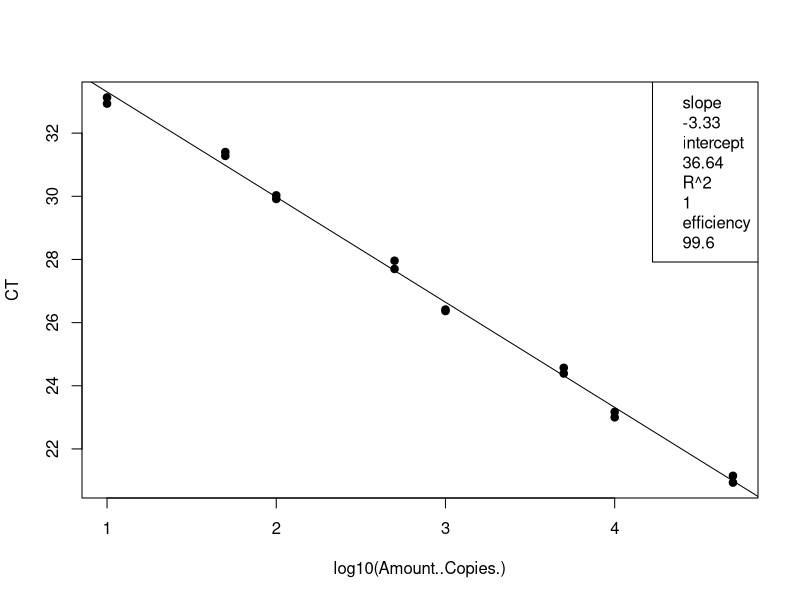
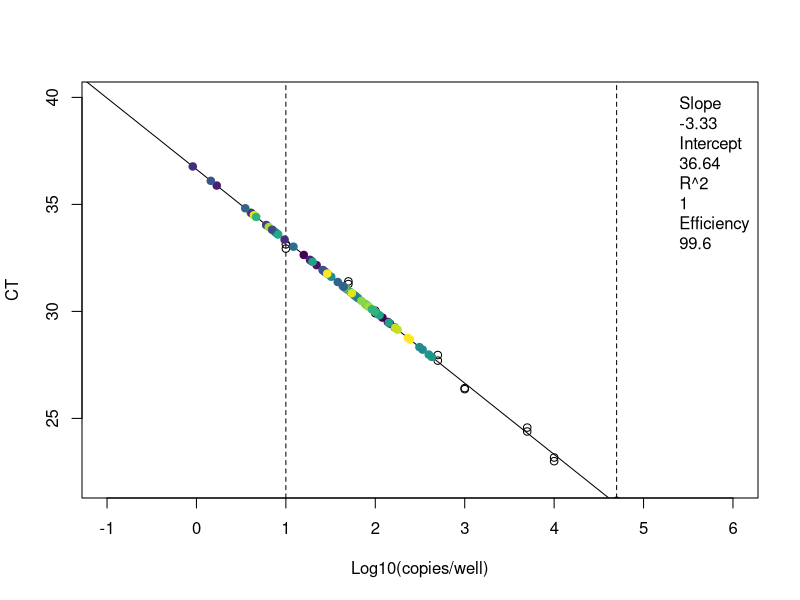
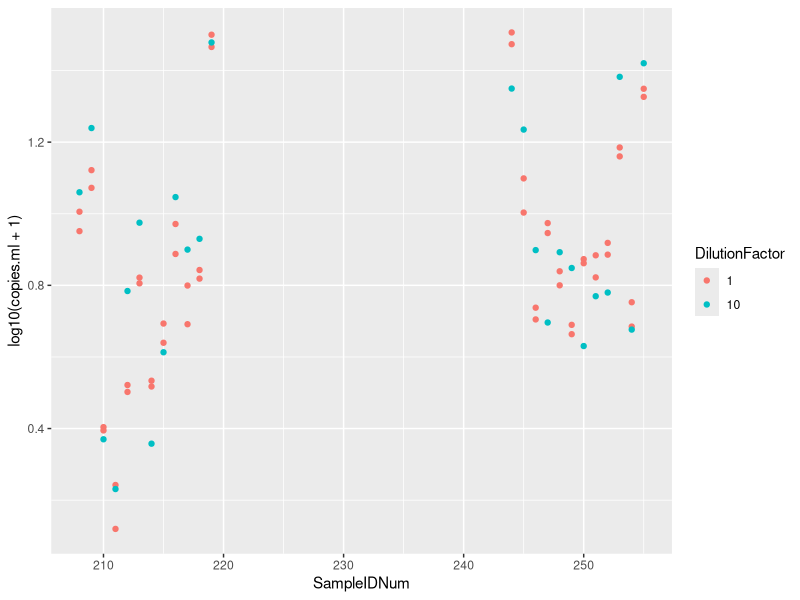

Source code (R) for these figures, in order:
## ---- chunk 1
knitr::opts_chunk$set(echo = TRUE)

## ---- chunk 2
# clear workspace
rm(list=ls())

# load the data (note data file must be in this repository)
data <- read.csv("Plate7_E.coli_qPCRConversion.csv")
## ---- chunk 3
# linear regression of standard curve
standards = subset(data, Name == "STANDARD")
standardCurve <- lm(CT ~ log10(Amount..Copies.), data = standards)

# save the line info
standard_slope = standardCurve$coefficients[2]
standard_intercept = standardCurve$coefficients[1]
R2 = summary(standardCurve)$r.squared
efficiency =  (10^(-1/standardCurve$coefficients[2])-1)*100

# plot standards and best fit line
standardCurvePlot <- plot(CT ~ log10(Amount..Copies.), data = standards, pch=19) 
abline(coef(standardCurve)) 
legend("topright", legend = c(paste= "slope", round(standard_slope, 2), paste= "intercept", round(standard_intercept, 2), paste= "R^2", round(R2, 2), paste = "efficiency", round(efficiency, 1)))
## ---- chunk 4
# data set of unknowns including info on standard curve
unknowns = subset(data, Name == "UNKNOWN")

# add new columns to the data table
unknowns$plate_num = 7 # note:change to the actual plate number
unknowns$standard_slope = standard_slope
unknowns$standard_intercept = standard_intercept
unknowns$R2 = R2
unknowns$efficiency = efficiency
  
# add a new column that interpolates copies/well from Ct for the unknowns
unknowns$log.copies.well = (unknowns$CT - standard_intercept)/standard_slope
unknowns$copies.well = 10^unknowns$log.copies.well

# copies/ul extract accounting for dilution factor
vol.well = 3 # note:change to qPCR template volume in ul
unknowns$vol.well = vol.well
unknowns$copies.ul = ((unknowns$copies.well/vol.well)*unknowns$DilutionFactor)

# copies/extraction
vol.elution = 110 #note:change to DNA extraction elution volume in ul
unknowns$vol.elution = vol.elution
unknowns$copies.extraction = (unknowns$copies.ul*vol.elution)

# copies/ml #Volume is volume of sample filtered in mL
unknowns$copies.ml = (unknowns$copies.extraction/unknowns$Volume)
## ---- chunk 5
# set up the color palette
library(viridis)
unknowns$SampleIDNum = as.factor(as.character(unknowns$SampleIDNum)) # change to factor for colors
Colors = viridis(n=nlevels(unknowns$SampleIDNum)) # set the color levels to call on later

# check the range and adjust the limits in plot
range(unknowns$CT, na.rm=T) # y limits
range(unknowns$log.copies.well, na.rm =T) # x limits

# plot the standard curve again
standardCurvePlot <- plot(CT ~ log10(Amount..Copies.), data = standards,
                          xlim = c(-1,6), ylim = c(22,40),
                          xlab = "Log10(copies/well)",
                          ylab = "CT") 

# add boundaries and standard line
abline(v=log10(10), lty=2)
abline(v=log10(50000), lty=2)
abline(coef(standardCurve)) 

# add the sample data
standardCurvePlot <- points(CT ~ log.copies.well, data = unknowns, pch=19, 
                            col = Colors[unknowns$SampleIDNum])
legend("topright", inset = 0.002, box.lty=0, legend=c(paste= "Slope", round(standardCurve$coefficients[2], 2), 
                                                      paste= "Intercept", round(standardCurve$coefficients[1], 2), 
                                                      paste= "R^2", round(summary(standardCurve)$r.squared, 2),
                                                      paste = "Efficiency", round((10^(-1/standardCurve$coefficients[2])-1)*100, 1)))

## ---- chunk 6
# make a plot that compares the diluted to undiluted replicates for each sample including dilution factor
library("ggplot2")
unknowns$SampleIDNum <- as.numeric(as.character(unknowns$SampleIDNum)) # change to numeric
unknowns$DilutionFactor <- as.factor(as.character(unknowns$DilutionFactor)) # change to factor
qplot(SampleIDNum,log10(copies.ml+1), data=unknowns, col=DilutionFactor)
## ---- chunk 7
# write csv file
write.csv(unknowns, file = "Plate7_E.coli_ConvertedData.csv", row.names=FALSE, na="")

# average the replicates (if not strongly inhibited) and make a new file
library(dplyr)
data.average = unknowns %>% group_by(SampleIDNum) %>% summarise(copies.ml = mean(copies.ml, na.rm = T))
write.csv(data.average, file = "Plate7_E.coli_Averaged.csv", row.names=FALSE, na="")
